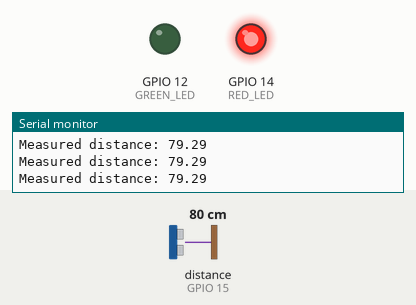
This sketch was run on a simulated ESP32. Shown: output pins drawn as LEDs (lit = HIGH), the last lines printed to the serial monitor. Wiring (inferred from the names in the program): ultrasonic range finder: trigger GPIO 13; echo GPIO 15. Inputs (shaded band) come from the test bench; at power-on: distance to the obstacle (sensor on GPIO 15) 80 cm. The echo pulse lasts 58.3 µs per cm; pins used as bus, display or sensor lines are not drawn.

Above: at 1.2 s.
1.3 s: distance to the obstacle (sensor on GPIO 15) set to 96 cm
2.8 s: distance to the obstacle (sensor on GPIO 15) set to 103 cm
At 3.1 s:
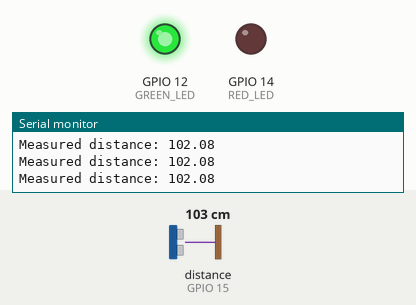
4.3 s: distance to the obstacle (sensor on GPIO 15) set to 2 cm
At 5.3 s:
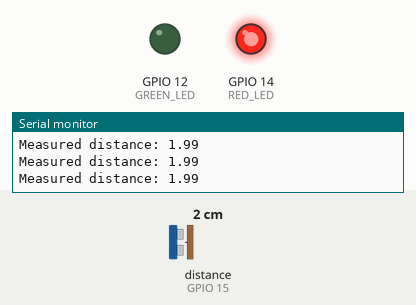
5.8 s: distance to the obstacle (sensor on GPIO 15) set to 120 cm
At 6.3 s:
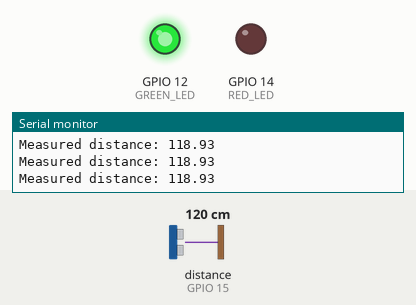
Timing chart, 0 to 8.3 s (numbered marks = the images above; inputs shaded):
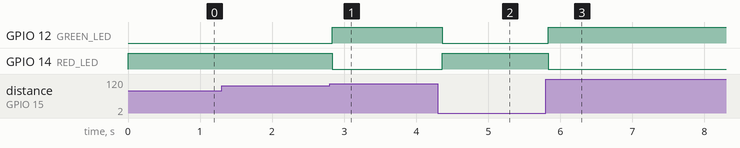

Measured:
- the behaviour switches between 100 and 101 cm on distance to the obstacle (sensor on GPIO 15) (found by bisection; images 0 and 1)
- after the input at 2.8 s, GPIO 12 (GREEN_LED): LOW → HIGH at once; GPIO 14 (RED_LED): HIGH → LOW at once
- after the input at 4.3 s, GPIO 12 (GREEN_LED): HIGH → LOW after 0.06 s; GPIO 14 (RED_LED): LOW → HIGH after 0.06 s
- after the input at 5.8 s, GPIO 12 (GREEN_LED): LOW → HIGH at once; GPIO 14 (RED_LED): HIGH → LOW at once

The sketch:

step-2.ino
```cpp
int GREEN_LED = 12;
int RED_LED = 14;
int TRIG_PIN = 13;
int ECHO_PIN = 15;

int MAX_DISTANCE = 100;

void setup() {
    Serial.begin(115200);
    Serial.println("Hello, ESP32!");
    pinMode(GREEN_LED, OUTPUT);
    pinMode(RED_LED, OUTPUT);

    pinMode(TRIG_PIN, OUTPUT);
    pinMode(ECHO_PIN, INPUT);
}

float readDistanceCM() {
    digitalWrite(TRIG_PIN, LOW);
    delayMicroseconds(2);
    digitalWrite(TRIG_PIN, HIGH);
    delayMicroseconds(10);
    digitalWrite(TRIG_PIN, LOW);
    int duration = pulseIn(ECHO_PIN, HIGH);
    return duration * 0.034 / 2;
}


void switchLed(bool busy) {
  if(busy) {
      digitalWrite(RED_LED, HIGH);
      digitalWrite(GREEN_LED, LOW);
  } else {
      digitalWrite(GREEN_LED, HIGH);
      digitalWrite(RED_LED, LOW);
  }
}

void loop() {
    float distance = readDistanceCM();

    Serial.print("Measured distance: ");
    Serial.println(distance);

    bool isSpotBusy = distance < MAX_DISTANCE;
    switchLed(isSpotBusy);
    delay(60);
}
```
